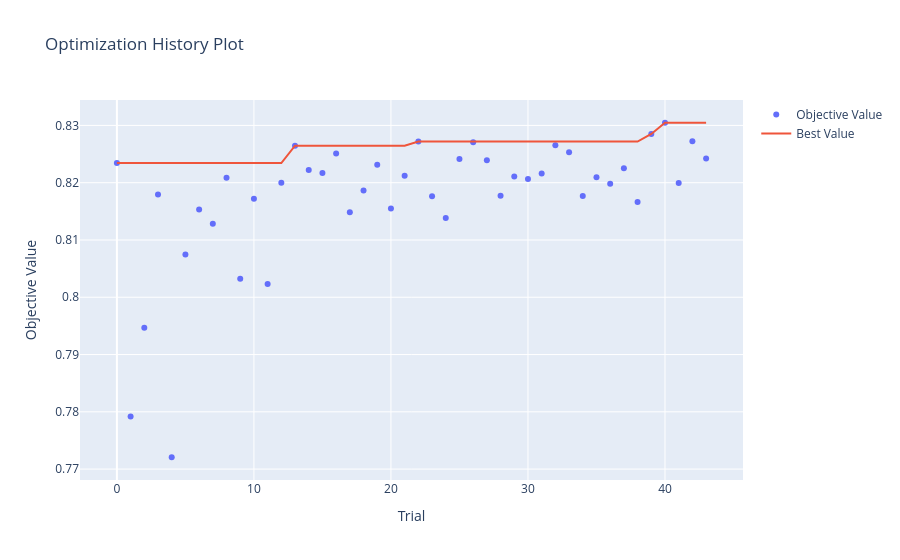
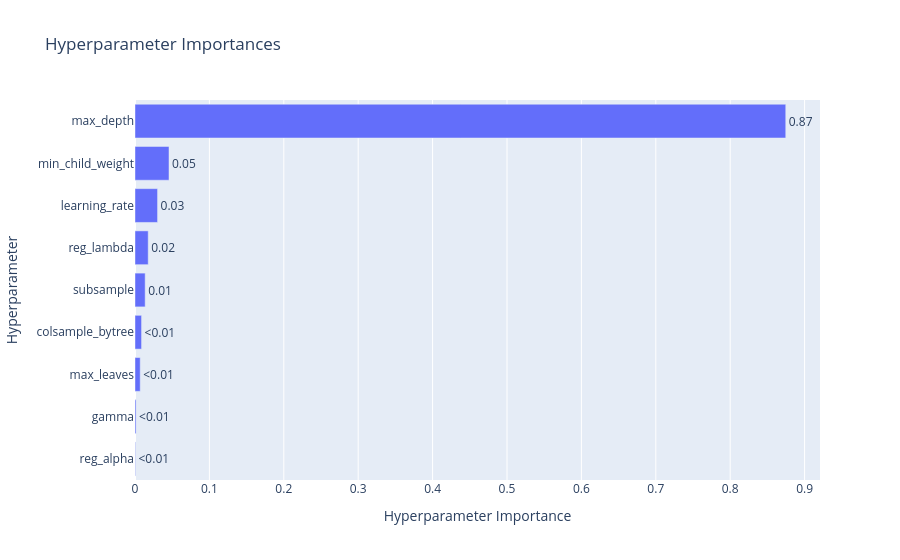

The notebook cell saved with these charts, in order:
### Code cell
fig1 = plot_optimization_history(study)
fig1.show()

fig2 = plot_param_importances(study)
fig2.show()

### Figure 1 — Plotly figure (JSON) as saved in the notebook; plotly's stock layout.template omitted (floating-point values rounded to 4 significant figures)
{"data": [{"mode": "markers", "name": "Objective Value", "type": "scatter", "x": [0, 1, 2, 3, 4, 5, 6, 7, 8, 9, 10, 11, 12, 13, 14, 15, 16, 17, 18, 19, 20, 21, 22, 23, 24, 25, 26, 27, 28, 29, 30, 31, 32, 33, 34, 35, 36, 37, 38, 39, 40, 41, 42, 43], "y": [0.8234, 0.7792, 0.7947, 0.8179, 0.7721, 0.8074, 0.8153, 0.8128, 0.8209, 0.8032, 0.8172, 0.8023, 0.82, 0.8265, 0.8222, 0.8217, 0.8251, 0.8148, 0.8186, 0.8231, 0.8155, 0.8212, 0.8272, 0.8176, 0.8138, 0.8241, 0.8271, 0.8239, 0.8177, 0.8211, 0.8207, 0.8216, 0.8265, 0.8253, 0.8177, 0.821, 0.8198, 0.8225, 0.8166, 0.8285, 0.8305, 0.8199, 0.8272, 0.8242]}, {"mode": "lines", "name": "Best Value", "type": "scatter", "x": [0, 1, 2, 3, 4, 5, 6, 7, 8, 9, 10, 11, 12, 13, 14, 15, 16, 17, 18, 19, 20, 21, 22, 23, 24, 25, 26, 27, 28, 29, 30, 31, 32, 33, 34, 35, 36, 37, 38, 39, 40, 41, 42, 43], "y": [0.8234, 0.8234, 0.8234, 0.8234, 0.8234, 0.8234, 0.8234, 0.8234, 0.8234, 0.8234, 0.8234, 0.8234, 0.8234, 0.8265, 0.8265, 0.8265, 0.8265, 0.8265, 0.8265, 0.8265, 0.8265, 0.8265, 0.8272, 0.8272, 0.8272, 0.8272, 0.8272, 0.8272, 0.8272, 0.8272, 0.8272, 0.8272, 0.8272, 0.8272, 0.8272, 0.8272, 0.8272, 0.8272, 0.8272, 0.8285, 0.8305, 0.8305, 0.8305, 0.8305]}, {"marker": {"color": "#cccccc"}, "mode": "markers", "name": "Infeasible Trial", "showlegend": false, "type": "scatter", "x": [], "y": []}], "layout": {"title": {"text": "Optimization History Plot"}, "xaxis": {"title": {"text": "Trial"}}, "yaxis": {"title": {"text": "Objective Value"}}}}

### Figure 2 — Plotly figure (JSON) as saved in the notebook; plotly's stock layout.template omitted (floating-point values rounded to 4 significant figures)
{"data": [{"cliponaxis": false, "hovertemplate": ["reg_alpha (FloatDistribution): 0.0006741181052609928<extra></extra>", "gamma (FloatDistribution): 0.0014282623386916399<extra></extra>", "max_leaves (IntDistribution): 0.007001885154550563<extra></extra>", "colsample_bytree (FloatDistribution): 0.008806958345622914<extra></extra>", "subsample (FloatDistribution): 0.013670155010109715<extra></extra>", "reg_lambda (FloatDistribution): 0.0177507603784021<extra></extra>", "learning_rate (FloatDistribution): 0.03030616460365001<extra></extra>", "min_child_weight (FloatDistribution): 0.04569763812117339<extra></extra>", "max_depth (IntDistribution): 0.8746640579425385<extra></extra>"], "name": "Objective Value", "orientation": "h", "text": ["<0.01", "<0.01", "<0.01", "<0.01", "0.01", "0.02", "0.03", "0.05", "0.87"], "textposition": "outside", "type": "bar", "x": [0.0006741, 0.001428, 0.007002, 0.008807, 0.01367, 0.01775, 0.03031, 0.0457, 0.8747], "y": ["reg_alpha", "gamma", "max_leaves", "colsample_bytree", "subsample", "reg_lambda", "learning_rate", "min_child_weight", "max_depth"]}], "layout": {"title": {"text": "Hyperparameter Importances"}, "xaxis": {"title": {"text": "Hyperparameter Importance"}}, "yaxis": {"title": {"text": "Hyperparameter"}}}}
